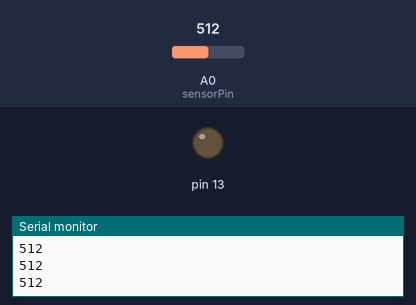
This sketch was run on a simulated Arduino Uno, built with avr-gcc and run on an emulated ATmega328P. Shown: output pins drawn as LEDs (lit = HIGH), the last lines printed to the serial monitor. Inputs (shaded band) come from the test bench; at power-on: A0 (sensorPin) = 512.

Above: at 1.3 s.
1.4 s: A0 (sensorPin) set to 416
2.9 s: A0 (sensorPin) set to 391
At 4.2 s:
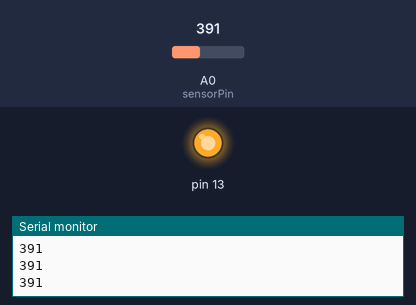
4.5 s: A0 (sensorPin) set to 410
At 5.6 s:
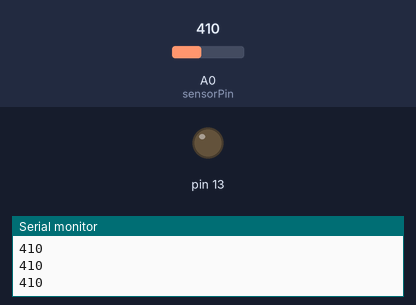
6.0 s: A0 (sensorPin) set to 390
At 6.8 s:
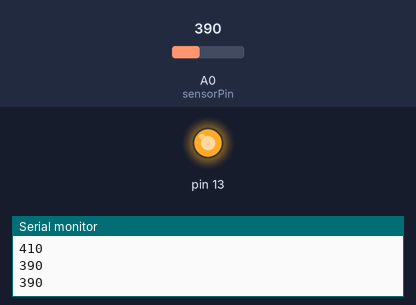
Timing chart, 0 to 8.5 s (numbered marks = the images above; inputs shaded):
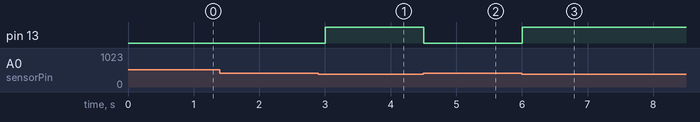

The sketch:

Workshop_6.ino
```cpp
int sensorPin = A0;            // กำหนดให้ sensor LDR ต่อกับ ขา A0
unsigned int sensorValue = 0;  // ค่าเริ่มต้น = 0

void setup()
{
  pinMode(13, OUTPUT);        // กำหนดขา D7 หรือ GPIO 13 ส่งค่าออกเป็น output
  Serial.begin(9600);
}
void loop()
{
  sensorValue = analogRead(sensorPin);  // ค่าที่อ่านได้ จากเซนเซอร์
  if(sensorValue<400)     // ถ้าค่าที่อ่านได้ มีค่าน้อยกว่า 400
digitalWrite(13, HIGH);   //  LED ON
  else
{
 digitalWrite(13, LOW);   //  LED OFF
  }
  Serial.print(sensorValue, DEC);     // แสดงค่าที่อ่านได้ทาง Serial Monitor (0 to 1024)
  Serial.println("");
  delay(500);
}
```

Measured:
- the behaviour switches between 400 and 399 on A0 (sensorPin) (found by bisection; images 0 and 1)
- after the input at 2.9 s, pin 13: LOW → HIGH after 0.10 s
- after the input at 4.5 s, pin 13: HIGH → LOW at once
- after the input at 6.0 s, pin 13: LOW → HIGH at once
